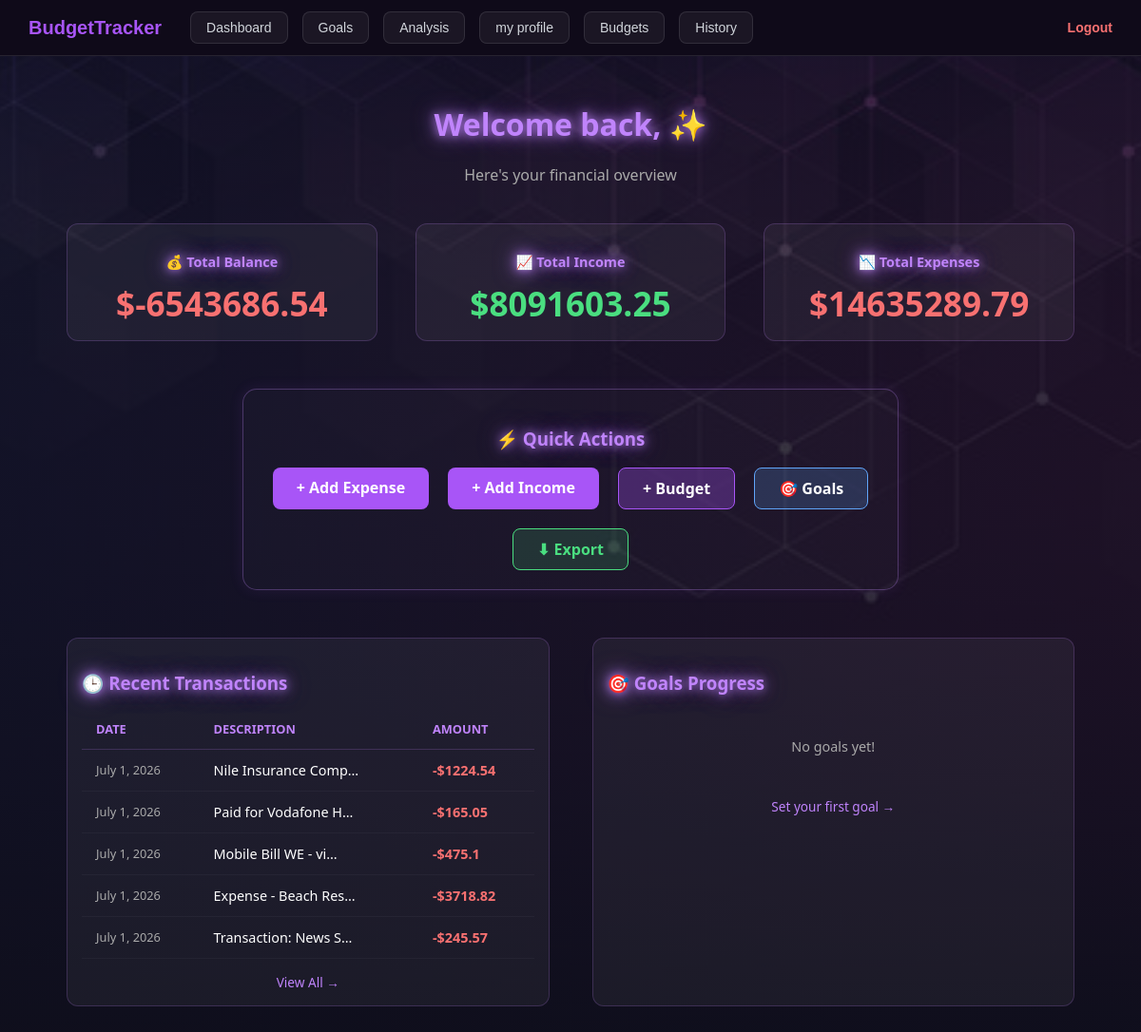
Page /dashboard/ (signed in) on the committed database.
### Budget/models.py (models this page shows, shortened)
class Transaction(models.Model):
    TYPE_CHOICES = [
        ('income', 'Income'),
        ('expense', 'Expense'),
    ]
    user        = models.ForeignKey(User, on_delete=models.CASCADE)
    amount      = models.FloatField()
    description = models.CharField(max_length=255, blank=True)
    date        = models.DateField()
    type        = models.CharField(max_length=10, choices=TYPE_CHOICES)
    category    = models.ForeignKey(Category, on_delete=models.SET_NULL, null=True, blank=True)

### Budget/views.py (the view)
# urls.py: path('dashboard/', views.dashboard_page, name='dashboard_url'),
@login_required(login_url='login_url')
def dashboard_page(request):
    user_tx  = Transaction.objects.filter(user=request.user)
    total_in = user_tx.filter(type='income').aggregate(Sum('amount'))['amount__sum'] or 0
    total_ex = user_tx.filter(type='expense').aggregate(Sum('amount'))['amount__sum'] or 0
    notifications = Notification.objects.filter(
        user=request.user, is_read=False
    ).order_by('-created')
    for notif in notifications:
        messages.warning(request, notif.message)
        notif.is_read = True   # Mark as read after showing once
        notif.save()
    context = {
        'total_income':   round(total_in, 2),
        'total_expenses': round(total_ex, 2),
        'balance':        round(total_in - total_ex, 2),
        'recent':         user_tx.order_by('-date')[:5],
        'goals':          Goal.objects.filter(
                              user=request.user,
                              saved_amount__lt=F('target_amount')
                          )[:3],
    }
    return render(request, 'dashboard.html', context)

### templates/dashboard.html (shortened to what this page needs)
{% load static %}
<!DOCTYPE html>
<html lang="en">
<head>
    <link rel="stylesheet" href="{% static 'style.css' %}">
</head>
<body>
<div style="display: flex; align-items: center; justify-content: space-between; padding: 12px 30px; background-color: #0f0a19; border-bottom: 1px solid rgba(255,255,255,0.1); font-family: sans-serif;">
    <div style="display: flex; align-items: center; gap: 15px;">
        <a href="{% url 'home' %}" style="text-decoration: none; font-size: 20px; font-weight: bold; color: #a855f7; margin-right: 15px;">
            BudgetTracker
        </a>
        {% if user.is_authenticated %}
            <a href="{% url 'dashboard_url' %}" style="text-decoration: none; color: #d1d5db; padding: 8px 16px; border-radius: 8px; font-size: 14px; background: rgba(255,255,255,0.05); border: 1px solid rgba(255,255,255,0.1);">
                Dashboard
            </a>
            <a href="{% url 'goals_url' %}" style="text-decoration: none; color: #d1d5db; padding: 8px 16px; border-radius: 8px; font-size: 14px; background: rgba(255,255,255,0.05); border: 1px solid rgba(255,255,255,0.1);">
                Goals
            </a>
            <a href="{% url 'analysis_url' %}" style="text-decoration: none; color: #d1d5db; padding: 8px 16px; border-radius: 8px; font-size: 14px; background: rgba(255,255,255,0.05); border: 1px solid rgba(255,255,255,0.1);">
                Analysis
            </a>
            <a href="{% url 'profile_url' %}" style="text-decoration: none; color: #d1d5db; padding: 8px 16px; border-radius: 8px; font-size: 14px; background: rgba(255,255,255,0.05); border: 1px solid rgba(255,255,255,0.1);">
                my profile
            </a>
            <a href="{% url 'budgets_url' %}" style="text-decoration: none; color: #d1d5db; padding: 8px 16px; border-radius: 8px; font-size: 14px; background: rgba(255,255,255,0.05); border: 1px solid rgba(255,255,255,0.1);">
                Budgets
            </a>
             <a href="{% url 'history_url' %}" style="text-decoration: none; color: #d1d5db; padding: 8px 16px; border-radius: 8px; font-size: 14px; background: rgba(255,255,255,0.05); border: 1px solid rgba(255,255,255,0.1);">
                History
            </a>
        {% endif %}
    </div>
    <div>
        {% if user.is_authenticated %}
            <a href="{% url 'logout_url' %}" style="text-decoration: none; color: #f87171; font-size: 14px; font-weight: bold;">
                Logout
            </a>
        {% else %}
            <a href="{% url 'login_url' %}" style="text-decoration: none; color: #d1d5db; padding: 8px 16px; font-size: 14px;">Login</a>
            <a href="{% url 'signup_url' %}" style="text-decoration: none; color: white; background: #9333ea; padding: 8px 16px; border-radius: 8px; font-size: 14px;">Sign Up</a>
        {% endif %}
    </div>
</div>
<div class="container">
    <header style="text-align:center; margin-top:30px; margin-bottom:30px;">
        <h1 class="glow" style="font-size:2rem;">Welcome back, {{ request.user.first_name }} ✨</h1>
        <p style="color:#aaa; margin-top:8px;">Here's your financial overview</p>
    </header>
    <div style="display:grid; grid-template-columns:repeat(auto-fit, minmax(220px,1fr)); gap:20px; margin-bottom:30px;">
        <div class="card" style="text-align:center;">
            <h3 class="glow" style="font-size:0.9rem; margin-bottom:10px;">💰 Total Balance</h3>
            <div class="stat-number" style="color:{% if balance >= 0 %}#4ade80{% else %}#f87171{% endif %};">
                ${{ balance }}
            </div>
        </div>
        <div class="card" style="text-align:center;">
            <h3 class="glow" style="font-size:0.9rem; margin-bottom:10px;">📈 Total Income</h3>
            <div class="stat-number" style="color:#4ade80;">${{ total_income }}</div>
        </div>
        <div class="card" style="text-align:center;">
            <h3 class="glow" style="font-size:0.9rem; margin-bottom:10px;">📉 Total Expenses</h3>
            <div class="stat-number" style="color:#f87171;">${{ total_expenses }}</div>
        </div>
    </div>
    <div class="quick-actions-box">
        <h3 class="glow">⚡ Quick Actions</h3>
        <div class="buttons-group" style="flex-wrap:wrap;">
            <a href="{% url 'add_expense_url' %}" class="action-btn" style="text-decoration:none;">+ Add Expense</a>
            <a href="{% url 'add_income_url' %}"  class="action-btn" style="text-decoration:none;">+ Add Income</a>
            <a href="{% url 'create_budget_url' %}" class="action-btn" style="text-decoration:none; background:rgba(168,85,247,0.3); border:1px solid #a855f7;">+ Budget</a>
            <a href="{% url 'goals_url' %}" class="action-btn" style="text-decoration:none; background:rgba(96,165,250,0.2); border:1px solid #60a5fa;">🎯 Goals</a>
            <a href="{% url 'export_csv' %}" class="action-btn" style="text-decoration:none; background:rgba(74,222,128,0.15); border:1px solid #4ade80; color:#4ade80;">⬇ Export</a>
        </div>
    </div>
    <div style="display:grid; grid-template-columns:1fr 1fr; gap:25px; margin-top:30px;">
        <div class="card">
            <h3 class="glow" style="margin-bottom:5px;">🕒 Recent Transactions</h3>
            {% if recent %}
                <table class="recent-table">
                    <thead>
                        <tr>
                            <th>Date</th>
                            <th>Description</th>
                            <th>Amount</th>
                        </tr>
                    </thead>
                    <tbody>
                        {% for t in recent %}
                        <tr>
                            <td style="color:#aaa; font-size:0.8rem;">{{ t.date }}</td>
                            <td>{{ t.description|default:"—"|truncatechars:20 }}</td>
                            <td class="{% if t.type == 'income' %}amt-in{% else %}amt-ex{% endif %}">
                                {% if t.type == 'income' %}+{% else %}-{% endif %}${{ t.amount }}
                            </td>
                        </tr>
                        {% endfor %}
                    </tbody>
                </table>
                <a href="{% url 'history_url' %}" style="display:block; text-align:center; margin-top:15px; color:#c084fc; font-size:0.85rem; text-decoration:none;">View All →</a>
            {% else %}
                <p style="color:#aaa; text-align:center; padding:30px 0; font-size:0.9rem;">No transactions yet!</p>
            {% endif %}
        </div>
        <div class="card">
            <h3 class="glow" style="margin-bottom:15px;">🎯 Goals Progress</h3>
            {% if goals %}
                {% for g in goals %}
                <div class="goal-mini">
                    <div class="goal-mini-name">
                        <span>{{ g.name }}</span>
                        <span style="color:#c084fc; font-size:0.85rem;">{{ g.percent }}%</span>
                    </div>
                    <div class="goal-mini-bar">
                        <div class="goal-mini-fill" style="width:{{ g.percent }}%;"></div>
                    </div>
                    <div style="display:flex; justify-content:space-between; margin-top:6px; font-size:0.8rem; color:#aaa;">
                        <span style="color:#4ade80;">${{ g.saved_amount }}</span>
                        <span>${{ g.target_amount }}</span>
                    </div>
                </div>
                {% endfor %}
                <a href="{% url 'goals_url' %}" style="display:block; text-align:center; margin-top:10px; color:#c084fc; font-size:0.85rem; text-decoration:none;">View All Goals →</a>
            {% else %}
                <p style="color:#aaa; text-align:center; padding:30px 0; font-size:0.9rem;">No goals yet!</p>
                <a href="{% url 'goals_url' %}" style="display:block; text-align:center; color:#c084fc; font-size:0.85rem; text-decoration:none;">Set your first goal →</a>
            {% endif %}
        </div>
    </div>
</div>
</body>
</html>

### static/style.css (style rules this page uses)
:root { --primary-purple: #c084fc; --glow-purple: rgba(192, 132, 252, 0.6); --bg-color: #0f0f1a; --text-color: #ffffff; }
body { margin: 0; padding: 0; font-family: Arial, sans-serif; background-color: var(--bg-color); color: var(--text-color); }
.container { width: 90%; margin: auto; padding: 20px; }
.glow { color: var(--primary-purple); text-shadow: 0 0 8px var(--glow-purple), 0 0 15px var(--glow-purple), 0 0 25px var(--glow-purple); }
.card { background: rgba(255, 255, 255, 0.05); border: 1px solid rgba(192, 132, 252, 0.2); padding: 15px; border-radius: 12px; margin: 10px; transition: 0.3s; }
body { background-image: linear-gradient(rgba(15, 15, 26, 0.8), rgba(15, 15, 26, 0.9)), url('project.jpg'); background-size: cover; background-position: center; background-attachment: fixed; margin: 0; }
body { background-color: #0f0f1a; margin: 0; font-family: 'Segoe UI', Tahoma, Geneva, Verdana, sans-serif; color: white; overflow-x: hidden; }
.quick-actions-box { width: 60%; margin: 40px auto; padding: 20px; background: rgba(255, 255, 255, 0.02); border: 1px solid rgba(192, 132, 252, 0.3); border-radius: 15px; box-shadow: 0 0 15px rgba(168, 85, 247, 0.1); text-align: center; }
.buttons-group { display: flex; justify-content: center; gap: 20px; margin-top: 15px; }
.action-btn { padding: 10px 25px; background: #a855f7; color: white; border: none; border-radius: 8px; cursor: pointer; font-weight: bold; transition: 0.3s; }

### templates/dashboard.html (style rules this page uses)
.stat-number { font-size: 2.2rem; font-weight: bold; animation: countUp 0.8s ease; }
.recent-table { width: 100%; border-collapse: collapse; margin-top: 15px; }
.recent-table th { padding: 12px 15px; color: #c084fc; font-size: 0.8rem; text-transform: uppercase; border-bottom: 1px solid rgba(192,132,252,0.2); text-align: left; }
.recent-table td { padding: 12px 15px; border-bottom: 1px solid rgba(255,255,255,0.04); font-size: 0.9rem; }
.amt-ex { color: #f87171; font-weight: bold; }

### rows in the picture
Transaction: date "July 1, 2026", description "Nile Insurance Comp…", amount "1224.54"
Transaction: date "July 1, 2026", description "Paid for Vodafone H…", amount "165.05"
Transaction: date "July 1, 2026", description "Mobile Bill WE - vi…", amount "475.1"
Transaction: date "July 1, 2026", description "Expense - Beach Res…", amount "3718.82"
Transaction: date "July 1, 2026", description "Transaction: News S…", amount "245.57"

### other values in the picture
{{ balance }} "-6543686.54"
{{ total_income }} "8091603.25"
{{ total_expenses }} "14635289.79"
